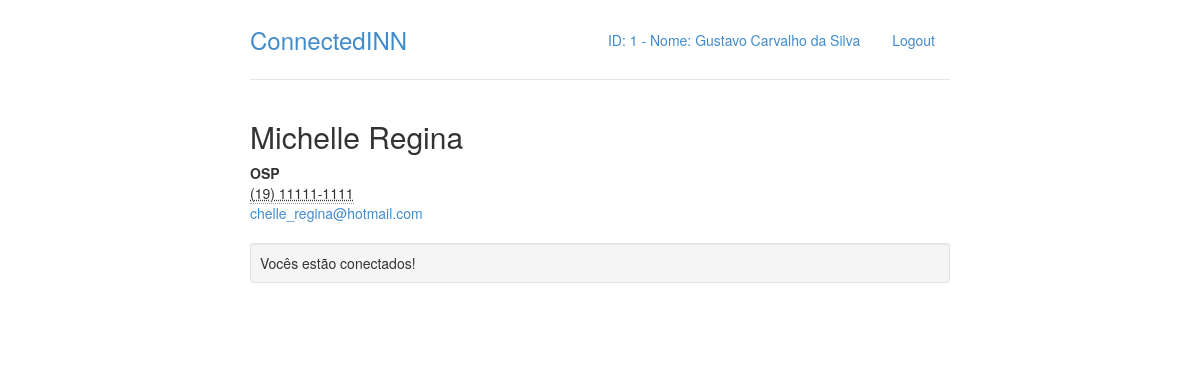
The app's page /perfis/2 (signed in) with its own data.
### perfis/models.py (models this page shows, shortened)
class Perfil(models.Model):
    nome = models.CharField(max_length=255, null=False)
    telefone = models.CharField(max_length=15, null=False)
    nome_empresa = models.CharField(max_length=255, null=False)
    contatos = models.ManyToManyField('self')  # Auto relacionamento com ele mesmo
    usuario = models.OneToOneField(User, related_name="perfil")
    @property
    def email(self):
        return self.usuario.email

### perfis/views.py (the view)
# urls.py: url(r'^perfis/(?P<perfil_id>\d+)$', views.exibir, name='exibir'),
@login_required
def exibir(request, perfil_id):
    perfil = Perfil.objects.get(id=perfil_id)
    perfil_logado = get_perfil_logado(request)
    ja_eh_contato = perfil in perfil_logado.contatos.all()
    return render(
        request, 'perfil.html',
        {
            "perfil": perfil,
            "ja_eh_contato": ja_eh_contato,
            'perfil_logado': get_perfil_logado(request)
        }
    )

### perfis/views.py (called while the page is built)
@login_required
def get_perfil_logado(request):
    return request.user.perfil

### perfis/templates/perfil.html
{% extends "base.html" %}
{% block body %}
<div class="row">
    <div class="col-lg-12">
        <h2 style="margin-top: 0">{{perfil.nome}}</h2>
        <address>
            <strong>{{perfil.nome_empresa}}</strong> <br/>
            <abbr title="Telefone">{{perfil.telefone}}</abbr> <br/>
            <a href="mailto: {{perfil.email}}">{{perfil.email}}</a> <br/>
        </address>
        {% if ja_eh_contato %}
        <div class="well well-sm">Vocês estão conectados!</div>
        {% else %}
        <a href="{% url 'convidar' perfil.id %}">Convidar</a>
        {% endif %}
    </div>
</div>
{% endblock %}

### perfis/templates/base.html (shortened to what this page needs)
{% load staticfiles %}
<!DOCTYPE html>
<html lang="pt-br">
<head>
    <link rel="stylesheet" href="{% static 'styles/bootstrap.css' %}">
    <link rel="stylesheet" href="{% static 'styles/main.css' %}">
</head>
<body>
<div class="container">
    <div class="header">
        <ul class="nav nav-pills pull-right">
            <li>
                <a href="{% url 'exibir' perfil_logado.id %}">
                    ID: {{ perfil_logado.id }} - Nome: {{ perfil_logado.nome }}
                </a>
            </li>
            <li><a href="{% url 'logout' %}">Logout</a></li>
        </ul>
        <h3 class="text-muted">
            <a href="{% url 'index' %}">ConnectedINN</a>
        </h3>
    </div>
    <div class="row content">
        {% block body%}
        {% endblock %}
    </div>
</div>
</body>
</html>

### perfis/static/styles/main.css (style rules this page uses)
body { padding-top: 20px; padding-bottom: 20px; }
.header, .content, .footer { padding-left: 15px; padding-right: 15px; }
.header { border-bottom: 1px solid #e5e5e5; }
.header h3 { margin-top: 0; margin-bottom: 0; line-height: 40px; padding-bottom: 19px; }
@media (min-width: 768px) { .container { max-width: 730px; } }
.content { margin: 40px 0; }
@media screen and (min-width: 768px) { .header, .content, .footer { padding-left: 0; padding-right: 0; } }
@media screen and (min-width: 768px) { .header { margin-bottom: 30px; } }

### records on screen
Perfil: id "1", nome "Gustavo Carvalho da Silva"
Perfil: nome "Michelle Regina", nome_empresa "OSP", telefone "(19) 11111-1111", email "chelle_regina@hotmail.com"
